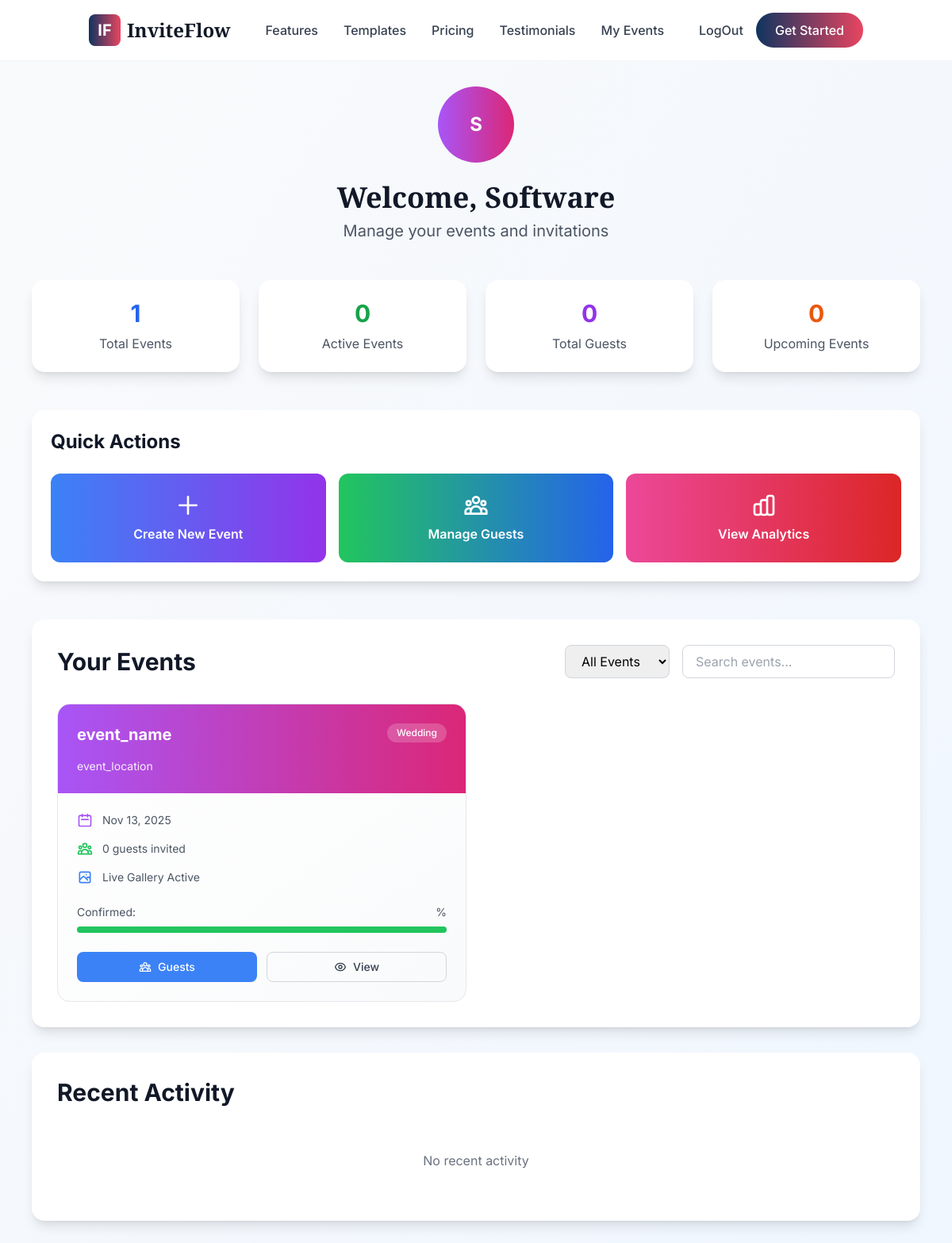
Screenshot of /main/accounts/profile/ (signed in) with the database file from the repository.
### event/models.py (models this page shows, shortened)
class Event(models.Model):
    invitation = models.OneToOneField(Invitation, on_delete=models.CASCADE, related_name="event",blank=True, null=True, default=None)
    name = models.CharField(max_length=255)
    location = models.CharField(max_length=255, blank=True, null=True)
    description = models.TextField(blank=True, null=True)
    gallery_event_featured = models.BooleanField(default=False)
    event_secret_key = models.CharField(max_length=100, blank=True, null=True)
    audio_file = models.FileField(upload_to='event_audios/', blank=True, null=True)
    beginningStory = models.TextField(blank=True, null=True, help_text="Story displayed at the beginning of the gallery.")
    location_embed = models.TextField(blank=True, null=True, help_text="Embed code for the event location map.")
    journeyStory = models.TextField(blank=True, null=True, help_text="Story displayed during the journey through the gallery.")
    proposalStory = models.TextField(blank=True, null=True, help_text="Story displayed at the proposal section of the gallery.")
    class Meta:
        verbose_name = "Event"
        verbose_name_plural = "Events"
        ordering = ['-id']

### invitation/models.py (models this page shows, shortened)
class Invitation(models.Model):
    invitation_owner = models.ForeignKey(User, on_delete=models.CASCADE)
    invitation_type = models.ForeignKey(InvitationType, on_delete=models.CASCADE)
    invitation_theme = models.ForeignKey(Invitation_theme, on_delete=models.SET_NULL, null=True, blank=True)
    event_for = models.CharField(max_length=255)
    event_date = models.DateTimeField()
    event_end_date = models.DateTimeField(null=True, blank=True)
    notes = models.TextField(blank=True)
    active = models.BooleanField(default=True)
    has_music_file = models.BooleanField(default=False)
    class Meta:
        ordering = ['-event_date']

class InvitationType(models.Model):
    name = models.CharField(max_length=100)
    description = models.TextField(blank=True)
    image = models.ImageField( upload_to='invitation_type_image/', height_field=None, width_field=None, max_length=None, null=True, blank=True)
    tag = models.CharField(max_length=150, null=True,blank=True)

### core/views.py (the view)
# urls.py: path('accounts/profile/', views.profile, name='profile'),
def profile(request):
    if not request.user.is_authenticated:
        return redirect('home')
    invitations = Invitation.objects.filter(invitation_owner=request.user)
    events = Event.objects.filter(invitation__in=invitations)
    total_guests = 0
    for invitation in invitations:
        total_guests+=invitation.guests.count()
    now = timezone.now()
    active_events = Invitation.objects.filter(event_end_date__gt=now)
    upcoming_events = Invitation.objects.filter(event_end_date__lt=now)
    return render(request, 'user/profile.html', {
        "user_events": events,
        "invitation": invitations,
        "event_count": events.count(),
        "total_guests_invited": total_guests,
        "active_events":active_events.count(),
        "upcoming_events":upcoming_events.count(),
    })

### template/user/profile.html (shortened to what this page needs)
{% extends 'base.html' %}
{% load static %}
{% block content %}
<div class="min-h-screen bg-gradient-to-br from-gray-50 to-blue-50 py-8">
    <div class="max-w-6xl mx-auto px-4">
        <div class="text-center mb-12">
            <div class="inline-flex items-center justify-center w-24 h-24 bg-gradient-to-r from-purple-500 to-pink-600 rounded-full mb-6">
                <span class="text-2xl font-bold text-white">{{ user.username|slice:":1"|upper }}</span>
            </div>
            <h1 class="text-4xl font-elegant font-bold text-gray-900 mb-2">Welcome, {{ user.first_name|default:user.username }}</h1>
            <p class="text-xl text-gray-600">Manage your events and invitations</p>
        </div>
        <div class="grid grid-cols-1 md:grid-cols-4 gap-6 mb-12">
            <div class="bg-white rounded-2xl shadow-lg p-6 text-center">
                <div class="text-3xl font-bold text-blue-600 mb-2">{{ event_count }}</div>
                <div class="text-gray-600">Total Events</div>
            </div>
            <div class="bg-white rounded-2xl shadow-lg p-6 text-center">
                <div class="text-3xl font-bold text-green-600 mb-2">{{ active_events }}</div>
                <div class="text-gray-600">Active Events</div>
            </div>
            <div class="bg-white rounded-2xl shadow-lg p-6 text-center">
                <div class="text-3xl font-bold text-purple-600 mb-2">{{ total_guests_invited }}</div>
                <div class="text-gray-600">Total Guests</div>
            </div>
            <div class="bg-white rounded-2xl shadow-lg p-6 text-center">
                <div class="text-3xl font-bold text-orange-600 mb-2">{{ upcoming_events }}</div>
                <div class="text-gray-600">Upcoming Events</div>
            </div>
        </div>
        <div class="bg-white rounded-2xl shadow-lg p-6 mb-12">
            <h2 class="text-2xl font-bold text-gray-900 mb-6">Quick Actions</h2>
            <div class="grid grid-cols-1 md:grid-cols-3 gap-4">
                <a href="{% url 'invitation_create' %}" class="flex items-center justify-center p-6 bg-gradient-to-r from-blue-500 to-purple-600 text-white rounded-xl hover:shadow-lg transform hover:scale-105 transition-all duration-200">
                    <div class="text-center">
                        <svg class="w-8 h-8 mx-auto mb-2" fill="none" stroke="currentColor" viewBox="0 0 24 24">
                            <path stroke-linecap="round" stroke-linejoin="round" stroke-width="2" d="M12 4v16m8-8H4"></path>
                        </svg>
                        <span class="font-semibold">Create New Event</span>
                    </div>
                </a>
                <a href="#" class="flex items-center justify-center p-6 bg-gradient-to-r from-green-500 to-blue-600 text-white rounded-xl hover:shadow-lg transform hover:scale-105 transition-all duration-200">
                    <div class="text-center">
                        <span class="font-semibold">Manage Guests</span>
                    </div>
                </a>
                <a href="#" class="flex items-center justify-center p-6 bg-gradient-to-r from-pink-500 to-red-600 text-white rounded-xl hover:shadow-lg transform hover:scale-105 transition-all duration-200">
                    <div class="text-center">
                        <span class="font-semibold">View Analytics</span>
                    </div>
                </a>
            </div>
        </div>
        <div class="bg-white rounded-2xl shadow-lg p-8">
            <div class="flex flex-col md:flex-row justify-between items-start md:items-center mb-8">
                <h2 class="text-3xl font-bold text-gray-900 mb-4 md:mb-0">Your Events</h2>
                <div class="flex space-x-4">
                    <select class="px-4 py-2 border border-gray-300 rounded-lg focus:ring-2 focus:ring-blue-500 focus:border-transparent">
                        <option>All Events</option>
                    </select>
                    <input type="text" placeholder="Search events..." class="px-4 py-2 border border-gray-300 rounded-lg focus:ring-2 focus:ring-blue-500 focus:border-transparent">
                </div>
            </div>
            <div class="grid grid-cols-1 lg:grid-cols-2 xl:grid-cols-3 gap-6">
                {% for event in user_events %}
                <div class="group bg-gradient-to-br from-white to-gray-50 rounded-2xl border border-gray-200 hover:border-purple-300 transition-all duration-300 hover:shadow-xl overflow-hidden">
                    <div class="bg-gradient-to-r from-purple-500 to-pink-600 p-6 text-white">
                        <div class="flex justify-between items-start mb-4">
                            <h3 class="text-xl font-bold truncate">{{ event.name }}</h3>
                            <span class="inline-flex items-center px-3 py-1 rounded-full text-xs font-medium bg-white/20 backdrop-blur-sm">
                                {{ event.invitation.invitation_type.name }}
                            </span>
                        </div>
                        <p class="text-white/90 text-sm">{{ event.location|default:"Location not set" }}</p>
                    </div>
                    <div class="p-6">
                        <div class="space-y-4">
                            <div class="flex items-center text-gray-600">
                                <svg class="w-5 h-5 mr-3 text-purple-500" fill="none" stroke="currentColor" viewBox="0 0 24 24">
                                    <path stroke-linecap="round" stroke-linejoin="round" stroke-width="2" d="M8 7V3m8 4V3m-9 8h10M5 21h14a2 2 0 002-2V7a2 2 0 00-2-2H5a2 2 0 00-2 2v12a2 2 0 002 2z"></path>
                                </svg>
                                <span class="text-sm">{{ event.invitation.event_date|date:"M d, Y" }}</span>
                            </div>
                            <div class="flex items-center text-gray-600">
                                <span class="text-sm">{{ event.invitation.guests.count }} guests invited</span>
                            </div>
                            {% if event.gallery_event_featured %}
                            <div class="flex items-center text-gray-600">
                                <span class="text-sm">Live Gallery Active</span>
                            </div>
                            {% endif %}
                        </div>
                        <div class="mt-6">
                            <div class="flex justify-between text-sm text-gray-600 mb-2">
                                <span>Confirmed: {{ event.confirmed_guests }}</span>
                                <span>{{ event.confirmation_rate }}%</span>
                            </div>
                            <div class="w-full bg-gray-200 rounded-full h-2">
                                <div class="bg-green-500 h-2 rounded-full" style="width: {{ event.confirmation_rate }}%"></div>
                            </div>
                        </div>
                    </div>
                    <div class="px-6 pb-6">
                        <div class="grid grid-cols-2 gap-3">
                            <a href="{% url 'guest_management' event.invitation.id %}"
                               class="flex items-center justify-center px-4 py-2 bg-blue-500 text-white rounded-lg hover:bg-blue-600 transition-colors duration-200 text-sm font-medium">
                                Guests
                            </a>
                            <a href="{% url "event_management" event.invitation.id  %}"
                               class="flex items-center justify-center px-4 py-2 border border-gray-300 text-gray-700 rounded-lg hover:border-gray-400 transition-colors duration-200 text-sm font-medium">
                                View
                            </a>
                        </div>
                    </div>
                </div>
                {% endfor %}
            </div>
        </div>
        <div class="bg-white rounded-2xl shadow-lg p-8 mt-8">
            <h2 class="text-3xl font-bold text-gray-900 mb-6">Recent Activity</h2>
            <div class="space-y-4">
                {% for activity in recent_activities %}
                <div class="flex items-center p-4 bg-gray-50 rounded-lg">
                    <div class="w-10 h-10 bg-blue-100 rounded-full flex items-center justify-center text-blue-600 mr-4">
                        <svg class="w-5 h-5" fill="none" stroke="currentColor" viewBox="0 0 24 24">
                            <path stroke-linecap="round" stroke-linejoin="round" stroke-width="2" d="M13 16h-1v-4h-1m1-4h.01M21 12a9 9 0 11-18 0 9 9 0 0118 0z"></path>
                        </svg>
                    </div>
                    <div class="flex-1">
                        <p class="text-gray-900 font-medium">{{ activity.message }}</p>
                        <p class="text-gray-500 text-sm">{{ activity.timestamp|timesince }} ago</p>
                    </div>
                </div>
                {% empty %}
                <div class="text-center py-8 text-gray-500">
                    No recent activity
                </div>
                {% endfor %}
            </div>
        </div>
    </div>
</div>
{% endblock %}

### project/static/css/custom.css (style rules this page uses)
html { scroll-behavior: smooth; }

### template/user/profile.html (style rules this page uses)
* { transition-property: color, background-color, border-color, transform, opacity, box-shadow; transition-timing-function: cubic-bezier(0.4, 0, 0.2, 1); transition-duration: 300ms; }
.backdrop-blur-sm { backdrop-filter: blur(4px); }

### rows the page displays
Event: name "event_name", invitation.invitation_type.name "Wedding", location "event_location", invitation.event_date "Nov 13, 2025", invitation.guests.count "0", gallery_event_featured True (drawn)

### other values shown
{{ user.username|slice:":1"|upper }} "S"
{{ user.first_name|default:user.username }} "Software"
{{ event_count }} "1"
{{ active_events }} "0"
{{ total_guests_invited }} "0"
{{ upcoming_events }} "0"
